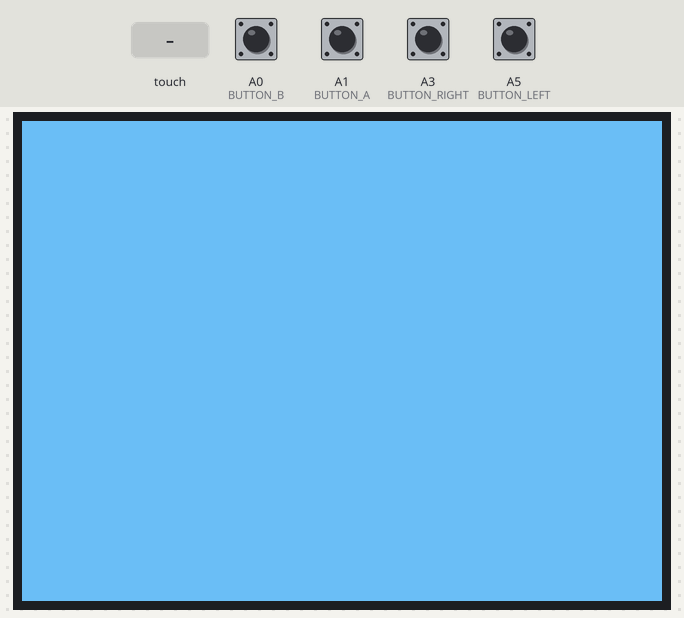
The sketch below on a simulated Arduino Uno, built with avr-gcc and run on an emulated ATmega328P. Shown: 320×240 colour display. The test bench sets the inputs (shaded band); at power-on: A0 (BUTTON_B), A1 (BUTTON_A), A3 (BUTTON_RIGHT), A5 (BUTTON_LEFT) HIGH. Random numbers use the default seed unless the sketch sets one.

Above: at 1.6 s.
1.7 s: A1 (BUTTON_A) pulled LOW for 0.15 s
At 1.78 s:
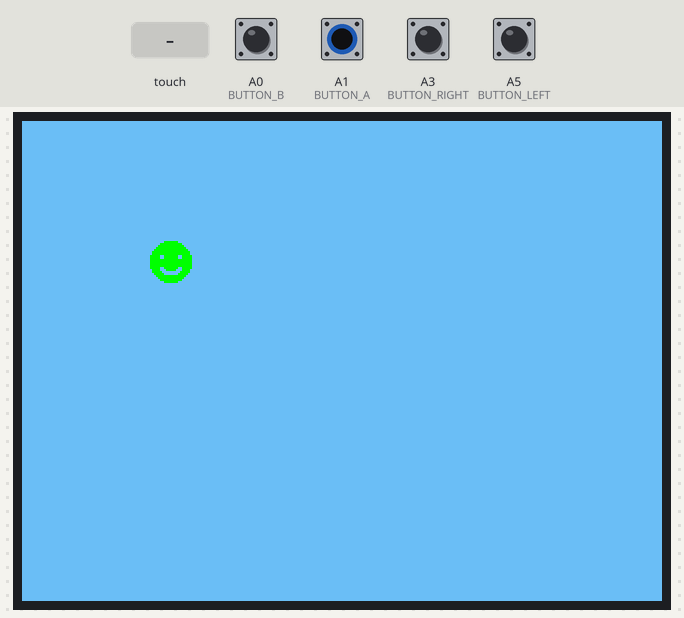
2.4 s: A0 (BUTTON_B) pulled LOW for 0.15 s
At 3.4 s:
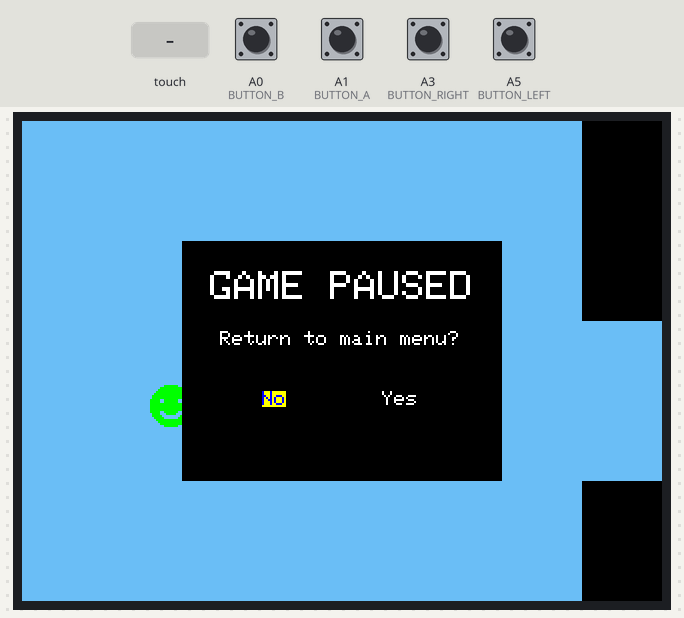
4.0 s: touch panel pressed at 13 % / 10 % of its raw x / y range
At 4.24 s:
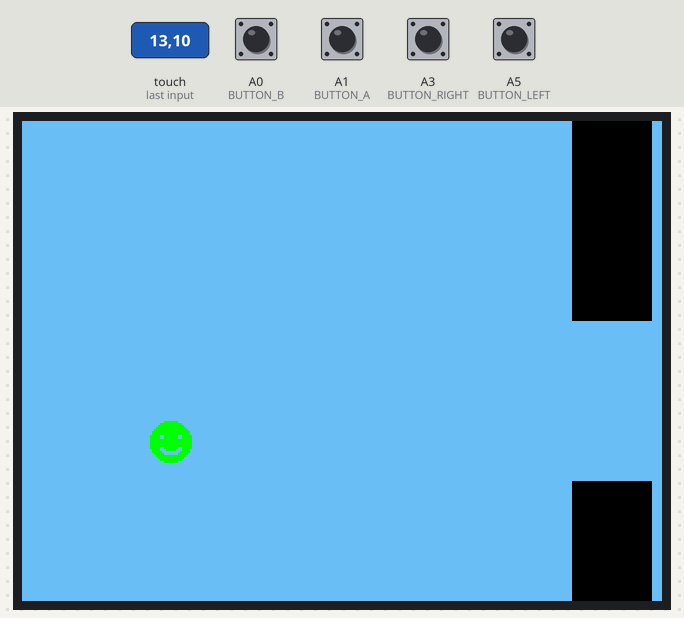
7.0 s: A0 (BUTTON_B) pulled LOW for 1 s
At 7.4 s:
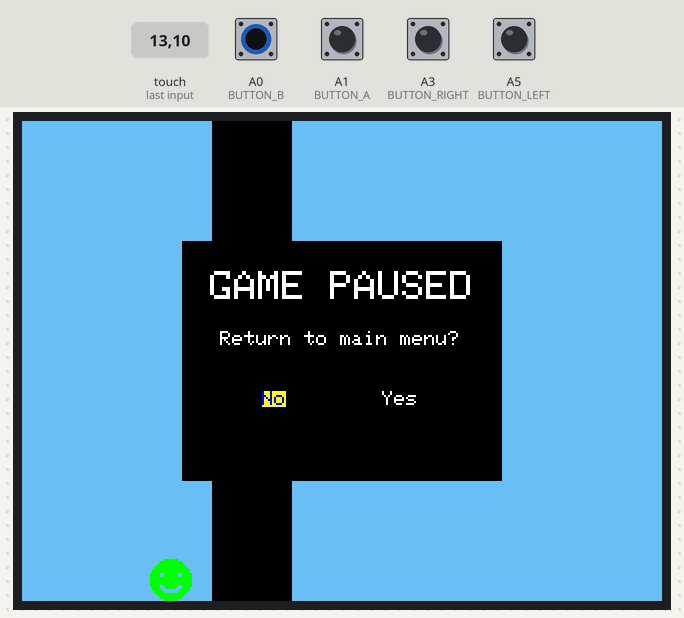
9.5 s: A3 (BUTTON_RIGHT) pulled LOW for 0.15 s
At 10.7 s:
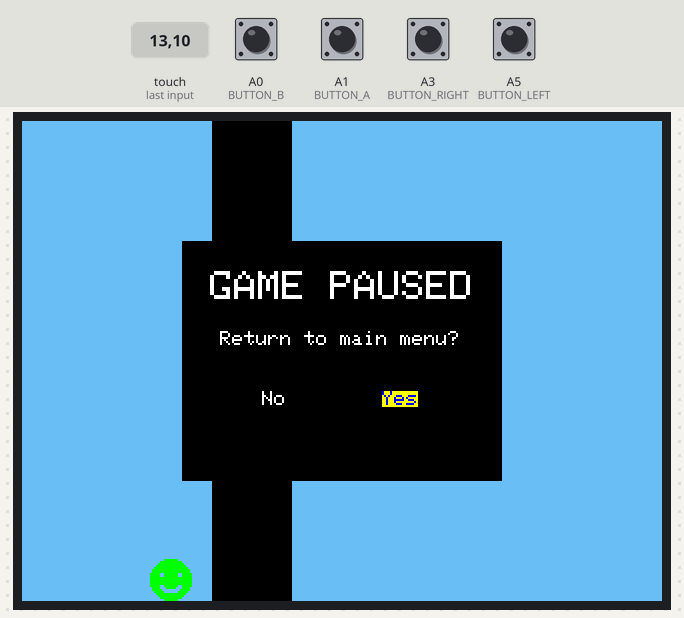
11.1 s: A0 (BUTTON_B) pulled LOW for 0.15 s
At 12.3 s:
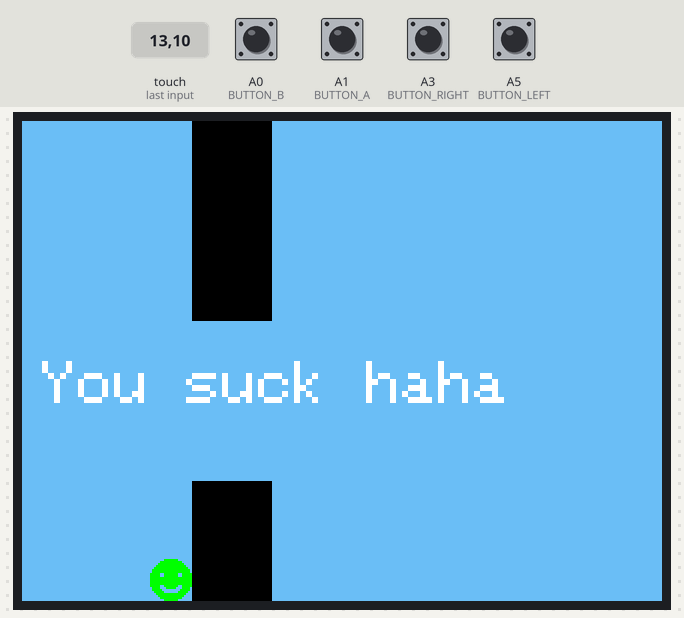
Timing chart, 0 to 13.8 s (numbered marks = the images above; inputs shaded):
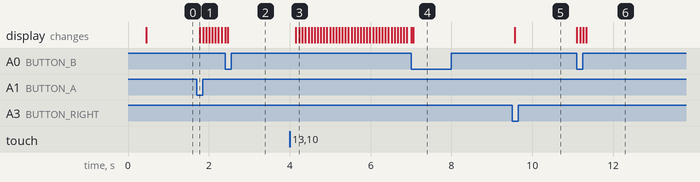

Measured:
- after the input at 1.7 s, the display: changes after 0.08 s (image 1)
- after the input at 4.0 s, the display: first changes after 0.15 s (image 3 shows a later state)
- after the input at 9.5 s, the display: changes after 0.06 s (image 5)
- after the input at 11.1 s, the display: first changes at once (image 6 shows a later state)

The sketch:

FloppyDerp.ino
```cpp
#include <SPI.h>

// Pin number macro definitions
#define DISPLAY_LITE 9

#define BUTTON_LEFT A5
#define BUTTON_UP A4
#define BUTTON_RIGHT A3
#define BUTTON_DOWN A2
#define BUTTON_A A1
#define BUTTON_B A0

#define BLACK    0x0000
#define BLUE     0x001F
#define RED      0xF800
#define GREEN    0x07E0
#define CYAN     0x07FF
#define MAGENTA  0xF81F
#define YELLOW   0xFFE0
#define WHITE    0xFFFF
#define SKY      0x6DFE

// From the PDQ_GFX config file found in the library's repo
#define    ILI9341_CS_PIN               6
#define    ILI9341_DC_PIN              11
#define    ILI9341_RST_PIN             10
#define    ILI9341_SAVE_SPI_SETTINGS    0

// Initialize display object

#include <PDQ_GFX.h>
#include <PDQ_ILI9341.h>
#include <Adafruit_FT6206.h>

PDQ_ILI9341 tft;
Adafruit_FT6206 ts = Adafruit_FT6206();
unsigned long int timesTouched = 0;

// Sprite bit map
const PROGMEM uint8_t ballBitMap[21 * 21] = {
    0x01, 0xfc, 0x00, 0x07, 0xff, 0x00, 0x0f, 0xff, 0x80, 0x1f, 0xff, 0xc0, 0x3f, 0xff, 0xe0, 0x7f,
	0xff, 0xf0, 0x7f, 0xff, 0xf0, 0xf9, 0xfc, 0xf8, 0xf9, 0xfc, 0xf8, 0xff, 0xff, 0xf8, 0xff, 0xff,
	0xf8, 0xff, 0xff, 0xf8, 0xff, 0xff, 0xf8, 0xf9, 0xfc, 0xf8, 0x78, 0xf8, 0xf0, 0x7c, 0x01, 0xf0,
	0x3e, 0x03, 0xe0, 0x1f, 0xff, 0xc0, 0x0f, 0xff, 0x80, 0x07, 0xff, 0x00, 0x01, 0xfc, 0x00};

// Initialize global vars
int Screen=0;
int screenWidth=320;
int screenHeight=240;

// Ball vars
int ballX=screenWidth/5;
int ballY=screenHeight/4;
int ballSize = 21;
int ballColor = GREEN;
int oldY=ballY;

// Pipe vars
int pipeX = screenWidth;
int pipeY = 100;
int oldPipeY;
int pipeWidth = 40;
int pipeSpacing = 80;
int pipeSpeed = 5;

// Gravity vars
float gravity = 2;
float ballSpeedVert = 0;
int jumpHeight = 10;
float terminalSpeed = 30;

void setup() {
  Serial.begin(9600);
  delay(300);
  tft.begin();
  ts.begin();
  tft.setRotation(3);
  //canvas.setTextWrap(false);

  // Initialize user button inputs
  pinMode(BUTTON_LEFT, INPUT_PULLUP);
  pinMode(BUTTON_UP, INPUT_PULLUP);
  pinMode(BUTTON_RIGHT, INPUT_PULLUP);
  pinMode(BUTTON_DOWN, INPUT_PULLUP);
  pinMode(BUTTON_A, INPUT_PULLUP);
  pinMode(BUTTON_B, INPUT_PULLUP);

}

// Storing button states for debouncing
byte upPress = LOW;
byte rightPress = LOW;
byte downPress = LOW;
byte leftPress = LOW;
byte aPress = LOW;
byte bPress = LOW;
byte touchPress = LOW;

// Storing time when buttons pressed for debouncing
unsigned long upTime = 0;
unsigned long rightTime = 0;
unsigned long downTime = 0;
unsigned long leftTime = 0;
unsigned long aTime = 0;
unsigned long bTime = 0;
unsigned long touchTime = 0;

unsigned long timeSince = 0;

byte quitSelect = 0;

void loop() {
  FloppyDerp();
}

void FloppyDerp() {

/********* SETUP BLOCK *********/
  randomSeed(millis());
  drawBackground();
  initScreen();
  while (true) {
    // Display the contents of the current screen
    if(millis() - timeSince > 75){
      timeSince = millis();
      if (Screen == 0) {
        initScreen(); // Initial Screen
      }
      else if (Screen == 1) {
        gameScreen(); // Game Play Screen
      }
      else if (Screen == 2) {
        gameOverScreen(); // Game Over Screen
      }
      else if (Screen == 3) {
        pauseScreen(); // Pause Screen
      }
    }

    if (checkButton(digitalRead(BUTTON_A), &aPress, &aTime) || checkButton(ts.touched(), &touchPress, &touchTime)) { // Press A, play game
      if (Screen == 0) { // Initial screen
        drawBackground();
        Screen=1; // Game screen
      }
      else if (Screen == 1) { // Game screen
        jump();
      }
      else if (Screen == 3) { // Pause screen
        if (quitSelect) {
          // Return to main menu here once game is combined with UI
          drawBackground();
          Screen = 0; // For now, just restart game
        }
        else {
          drawBackground();
          Screen = 1; // Unpause game
        }
      }
    }

    if (checkButton(digitalRead(BUTTON_B), &bPress, &bTime)) { // Press B to pause
      if (Screen == 1) { // If in game screen
        tft.fillRect(screenWidth/4, screenHeight/4, screenWidth/2, screenHeight/2, BLACK); // Draw pause menu background
        quitSelect = 0;
        Screen = 3; // Pause the game
      }
      else if (Screen == 3) { // If on pause screen
        drawBackground();
        Screen = 1; // Unpause the game
      }
    }

    if (checkButton(digitalRead(BUTTON_LEFT), &leftPress, &leftTime)) {
      if (Screen == 3) { // If on pause screen
        quitSelect = 0; // Select "Don't return to main menu"
      }
    }

    if (checkButton(digitalRead(BUTTON_RIGHT), &rightPress, &rightTime)) {
      if (Screen == 3) { // If on pause screen
        quitSelect = 1; // Select "Return to main menu"
      }
    }
  }
}


/********* SCREEN CONTENTS *********/
void drawBackground() {
  tft.fillScreen(SKY);
}

void initScreen() {
  // codes of initial screen graphics
}
void gameScreen() {
  // codes of game screen
  drawBall();
  drawPipe();
  applyGravity();
  keepInScreen();
  checkCollision();
}
void gameOverScreen() {
  tft.setTextColor(WHITE);
  tft.setCursor(10, 120);
  tft.setTextSize(3);
  tft.print("You suck haha");

}

void pauseScreen() {
  tft.setCursor(94, 75);
  tft.setTextSize(2);
  tft.setTextColor(WHITE, BLACK);
  tft.print("GAME PAUSED");

  tft.setTextSize(1);
  tft.setCursor(99, 105);
  tft.print("Return to main menu?");

  if (!quitSelect) {
    tft.setTextColor(BLUE, YELLOW);
    tft.setCursor(120, 135);
    tft.print("No");
    tft.setTextColor(WHITE, BLACK);
    tft.setCursor(180, 135);
    tft.print("Yes");
  }
  else {
    tft.setTextColor(WHITE, BLACK);
    tft.setCursor(120, 135);
    tft.print("No");
    tft.setTextColor(BLUE, YELLOW);
    tft.setCursor(180, 135);
    tft.print("Yes");
  }

}

void drawBall() {
  tft.drawBitmap(ballX, ballY, ballBitMap, ballSize, ballSize, GREEN, SKY);
  clearBall();
}

void clearBall() {
  int edge = oldY;
  if ((ballY - oldY) < 0) {
    edge = ballY + ballSize;
  }

  tft.fillRect(ballX, edge, ballSize, abs(ballY - oldY), SKY);
}

void applyGravity() {
  ballSpeedVert += gravity;
  if (ballSpeedVert > terminalSpeed) {
    ballSpeedVert = terminalSpeed;
  }
  oldY = ballY;
  ballY += ballSpeedVert;
}


// keep ball in the screen

void keepInScreen() {
  // ball hits floor
  if (ballY+ballSize > screenHeight) {
    ballY = screenHeight - ballSize;
    //ballSpeedVert = 0;
  }
  // ball hits ceiling
  if (ballY < 0) {
    ballY = 0;
    //ballSpeedVert = 0;
  }
}

void jump() {
  ballSpeedVert = -jumpHeight;
  ballY += ballSpeedVert;
  keepInScreen();
}

void drawPipe() {
  if(pipeX < 0) {
    pipeX = screenWidth;
    oldPipeY = pipeY;
    pipeY = random(20, 180);

  }

  tft.fillRect(pipeX, 0, pipeWidth, pipeY, BLACK);
  tft.fillRect(pipeX, pipeY+pipeSpacing, pipeWidth, screenHeight, BLACK);

  tft.fillRect(pipeX+pipeWidth, 0, pipeSpeed, pipeY, SKY);
  tft.fillRect(pipeX+pipeWidth, pipeY+pipeSpacing, pipeSpeed, screenHeight, SKY);

  if(pipeX > screenWidth - pipeWidth) {
    tft.fillRect((pipeX+pipeWidth-screenWidth), 0, pipeSpeed, oldPipeY, SKY);
    tft.fillRect((pipeX+pipeWidth-screenWidth), oldPipeY+pipeSpacing, pipeSpeed, screenHeight, SKY);
  }


  pipeX -= pipeSpeed;
}

void checkCollision() {
  if((pipeX < ballX+ballSize) && (pipeX+pipeWidth > ballX)) {
    if((ballY < pipeY) || (ballY+ballSize > pipeY+pipeSpacing)) {
      drawBall();
      Screen = 2;
    }
  }
}

byte checkButton(byte buttonInput, byte *buttonPress, unsigned long *buttonTime) {
  // Reads button press with debounce timer, based on debounce routine from arduino docs
  // buttonPress is the current state of the input, buttonTime is the time when the button state last changed from millis()
  // Pass pointers to variables containing button state and time

  if ((millis() - *buttonTime) > 50) {
    if (*buttonPress != buttonInput) {
      *buttonTime = millis(); // Record last time button pressed/released
      *buttonPress = buttonInput; // Change button state

      if (*buttonPress == LOW) {
        return 1; // Return true if button state was changed to low
      }
    }

    return 0;
  }

  // Returns false if button state was not changed to LOW
  return 0;
}
```
